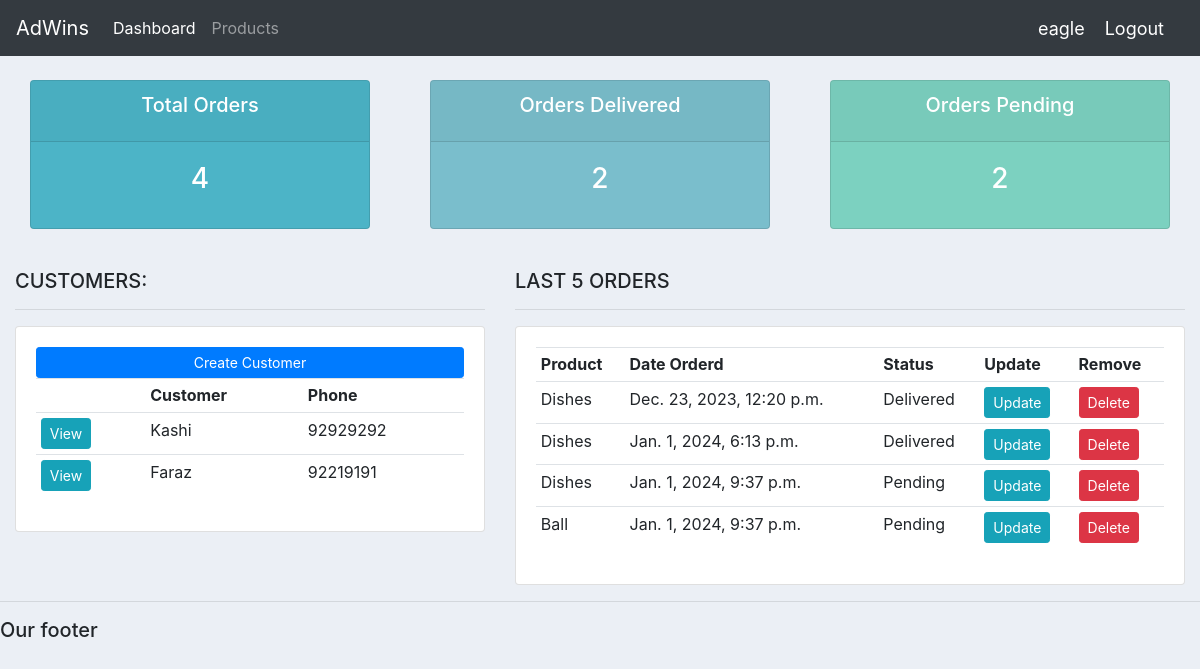
The app's page / (signed in) with its own data.
### accounts/models.py (models this page shows, shortened)
class Customer(models.Model):
	name = models.CharField(max_length=200, null=True)
	phone = models.CharField(max_length=200, null=True)
	email = models.CharField(max_length=200, null=True)
	date_created = models.DateTimeField(auto_now_add=True, null=True)

class Order(models.Model):
	STATUS = (
			('Pending', 'Pending'),
			('Out for delivery', 'Out for delivery'),
			('Delivered', 'Delivered'),
			)
	customer = models.ForeignKey(Customer, null=True, on_delete= models.SET_NULL)
	products = models.ForeignKey(Product, null=True, on_delete= models.SET_NULL)
	date_created = models.DateTimeField(auto_now_add=True, null=True)
	status = models.CharField(max_length=200, null=True, choices=STATUS)
	note = models.CharField(max_length=1000, null=True)

class Product(models.Model):
	CATEGORY = (
			('Indoor', 'Indoor'),
			('Out Door', 'Out Door'),
			)
	name = models.CharField(max_length=200, null=True)
	price = models.FloatField(null=True)
	category = models.CharField(max_length=200, null=True, choices=CATEGORY)
	description = models.CharField(max_length=200, null=True, blank=True)
	date_created = models.DateTimeField(auto_now_add=True, null=True)
	tags = models.ManyToManyField(Tag)
	def __str__(self):
		return self.name

### accounts/views.py (the view)
# urls.py: path('', views.home, name="home"),
@login_required(login_url='login')
def home(request):
	orders = Order.objects.all()
	customers = Customer.objects.all()
	total_customers = customers.count()
	total_orders = orders.count()
	delivered = orders.filter(status='Delivered').count()
	pending = orders.filter(status='Pending').count()
	context = {'orders':orders, 'customers':customers,
	'total_orders':total_orders,'delivered':delivered,
	'pending':pending }
	return render(request, 'accounts/dashboard.html', context)

### accounts/templates/accounts/dashboard.html
{%  extends 'accounts/main.html' %}
{% block content %}
{%  include 'accounts/status.html' %}
<br>
<div class="row">
	<div class="col-md-5">
		<h5>CUSTOMERS:</h5>
		<hr>
		<div class="card card-body">
			<a class="btn btn-primary  btn-sm btn-block" href="">Create Customer</a>
			<table class="table table-sm">
				<tr>
					<th></th>
					<th>Customer</th>
					<th>Phone</th>
				</tr>
				{% for customer in customers %}
					<tr>
						<td><a class="btn btn-sm btn-info" href="{% url 'customer' customer.id %}">View</a></td>
						<td>{{customer.name}}</td>
						<td>{{customer.phone}}</td>
					</tr>
				{% endfor %}
			</table>
		</div>
	</div>
	<div class="col-md-7">
		<h5>LAST 5 ORDERS</h5>
		<hr>
		<div class="card card-body">
			<table class="table table-sm">
				<tr>
					<th>Product</th>
					<th>Date Orderd</th>
					<th>Status</th>
					<th>Update</th>
					<th>Remove</th>
				</tr>
				{% for order in orders %}
					<tr>
						<td>{{order.products}}</td>
						<td>{{order.date_created}}</td>
						<td>{{order.status}}</td>
						<td><a class="btn btn-sm btn-info" href="{% url 'update_order' order.id %}">Update</a></td>
						<td><a class="btn btn-sm btn-danger" href="{% url 'delete_order' order.id %}">Delete</a></td>
					</tr>
				{% endfor %}
			</table>
		</div>
	</div>
</div>
{% endblock %}

### accounts/templates/accounts/navbar.html (shortened to what this page needs)
{% load static %}
<nav class="navbar navbar-expand-lg navbar-dark bg-dark">
 <a class="navbar-brand" href="http://127.0.0.1:8000/">AdWins</a>
  <div class="collapse navbar-collapse" id="navbarNav">
    <ul class="navbar-nav">
      <li class="nav-item active">
        <a class="nav-link" href="{% url 'home' %}">Dashboard</a>
      </li>
      <li class="nav-item">
        <a class="nav-link" href="{% url 'products' %}">Products</a>
      </li>
    </ul>
  </div>
  <span class="hello-msg">{{request.user}}</span>
  <span ><a  class="hello-msg" href="{% url 'logout' %}">Logout</a></span>
</nav>

### static/css/main.css (style rules this page uses)
body { background-color: #ebeff5; }

### accounts/templates/accounts/navbar.html (style rules this page uses)
.hello-msg { font-size: 18px; color: #fff; margin-right: 20px; }

### records on screen
Customer: name "Kashi", phone "92929292"
Customer: name "Faraz", phone "92219191"
Order: products "Dishes", date_created "Dec. 23, 2023, 12:20 p.m.", status "Delivered"
Order: products "Dishes", date_created "Jan. 1, 2024, 6:13 p.m.", status "Delivered"
Order: products "Dishes", date_created "Jan. 1, 2024, 9:37 p.m.", status "Pending"
Order: products "Ball", date_created "Jan. 1, 2024, 9:37 p.m.", status "Pending"

### other values on screen
{{ request.user }} "eagle"
{{ total_orders }} "4"
{{ delivered }} "2"
{{ pending }} "2"
